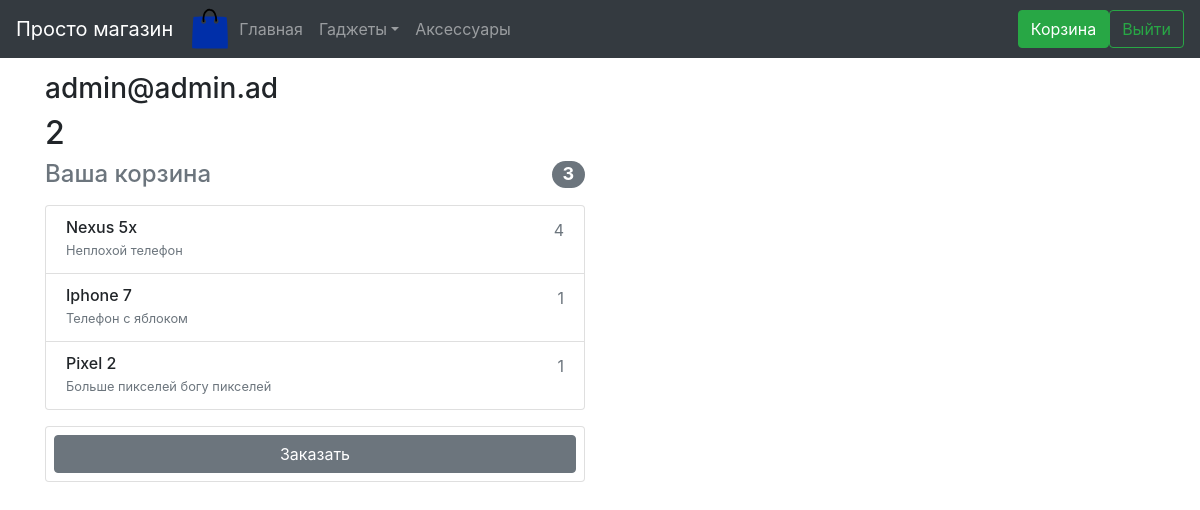
The page /cart/ (signed in) on the database its author committed.
### Market/models.py (models this page shows, shortened)
class CustomUser(AbstractUser):
    username = None
    email = models.EmailField(_('email_address'),
                              unique=True)
    USERNAME_FIELD = 'email'
    REQUIRED_FIELDS = []
    objects = CustomUserManager()

class Order(models.Model):
    status = models.BooleanField(default=False)
    creation = models.DateTimeField(default=timezone.now())
    products = models.ManyToManyField(Product, through='Cart')
    user = models.ForeignKey(CustomUser, on_delete=models.CASCADE)
    def __str__(self):
        return str(self.id)

class Cart(models.Model):
    product = models.ForeignKey(Product, on_delete=models.CASCADE)
    order = models.ForeignKey(Order, on_delete=models.CASCADE)
    amount = models.PositiveIntegerField()
    class Meta:
        unique_together = ('product', 'order')

class Product(models.Model):
    name = models.CharField(max_length=64)
    picture_link = models.CharField(max_length=120)
    category = models.ForeignKey(Category, on_delete=models.CASCADE, blank=True, null=True)
    information = models.TextField()
    timezone = models.DateTimeField(default=timezone.now())

### Market/views.py (the view)
# urls.py: path('cart/', views.cart, name='cart'),
def cart(request):
    navigation = Category.objects.all()
    if request.user.is_authenticated:
        email = request.user.email
        cart_check = CustomUser.objects.filter(email=email)[0].order_set.filter(status=False)
        if not cart_check:
            current_order = Order.objects.create(user_id = CustomUser.objects.filter(email=email)[0].id)
            current_order.save()
        else:
            current_order = cart_check[0]
        cart_inside = current_order.cart_set.all()
    else:
        return redirect('login')
    return render(request, 'cart.html',
                  context={'navi': navigation,
                           'email': email,
                           'order': current_order,
                           'cart': cart_inside})

### templates/cart.html (shortened to what this page needs)
<!DOCTYPE html>
{% load static %}
<html lang="en" >
<head>
  <link rel="stylesheet" href="../static/bootstrap.min.css">
  <link rel="stylesheet" href="../static/main.css">
</head>
<body class="" data-gr-c-s-loaded="true">
<nav class="navbar navbar-expand-md navbar-dark fixed-top bg-dark">
  <a class="navbar-brand" href="../">Просто магазин</a>
  <img src="../static/logo.svg" alt="" width="42" height="42">
  <div class="collapse navbar-collapse" id="navbarsExampleDefault">
    <ul class="navbar-nav mr-auto">
      <li class="nav-item">
        <a class="nav-link" href="../">
          Главная</a>
      </li>
      <li class="nav-item dropdown">
        <a class="nav-link dropdown-toggle" href="#" id="dropdown01"
           data-toggle="dropdown" aria-haspopup="true" aria-expanded="false">
          Гаджеты</a>
      </li>
      <li class="nav-item">
        <a class="nav-link" href="../empty_section">
          Аксесcуары</a>
      </li>
    </ul>
    <a class="btn btn-outline-success my-2 my-sm-0 active" role="button"
       href="../cart">
      Корзина</a>
    {% if not user.is_authenticated %}
      <a class="btn btn-outline-success my-2 my-sm-0" role="button"
        href="../login">
        Войти</a>
    {% else %}
      <a class="btn btn-outline-success my-2 my-sm-0" role="button"
        href="../logout">
        Выйти</a>
    {% endif %}
  </div>
</nav>
<div class="container mt-3">
  <h3>{{email}}</h3>
  <h2>{{order}}</h2>
  <div class="row">
    <div class="col-lg-6 col-md-9 col-sm-12 order-md-2 mb-4">
      <h4 class="d-flex justify-content-between align-items-center mb-3">
        <span class="text-muted">Ваша корзина</span>
        <span class="badge badge-secondary badge-pill">{{cart.count}}</span>
      </h4>
      <ul class="list-group mb-3">
        {% for good in cart %}
        <li class="list-group-item d-flex justify-content-between lh-condensed">
          <div>
            <h6 class="my-0">{{good.product.name}}</h6>
            <small class="text-muted">{{good.product.information}}</small>
          </div>
          <span class="text-muted">{{good.amount}}</span>
        </li>
        {% endfor %}
      </ul>
      <form class="card p-2">
        <button type="submit" class="btn btn-secondary">Заказать</button>
      </form>
    </div>
  </div>
</div>
</body>
</html>

### rows shown on the page
CustomUser: email "admin@admin.ad"
Order: id "2", count "3"
Cart: product.name "Nexus 5x", product.information "Неплохой телефон", amount "4"
Cart: product.name "Iphone 7", product.information "Телефон с яблоком", amount "1"
Cart: product.name "Pixel 2", product.information "Больше пикселей богу пикселей", amount "1"
